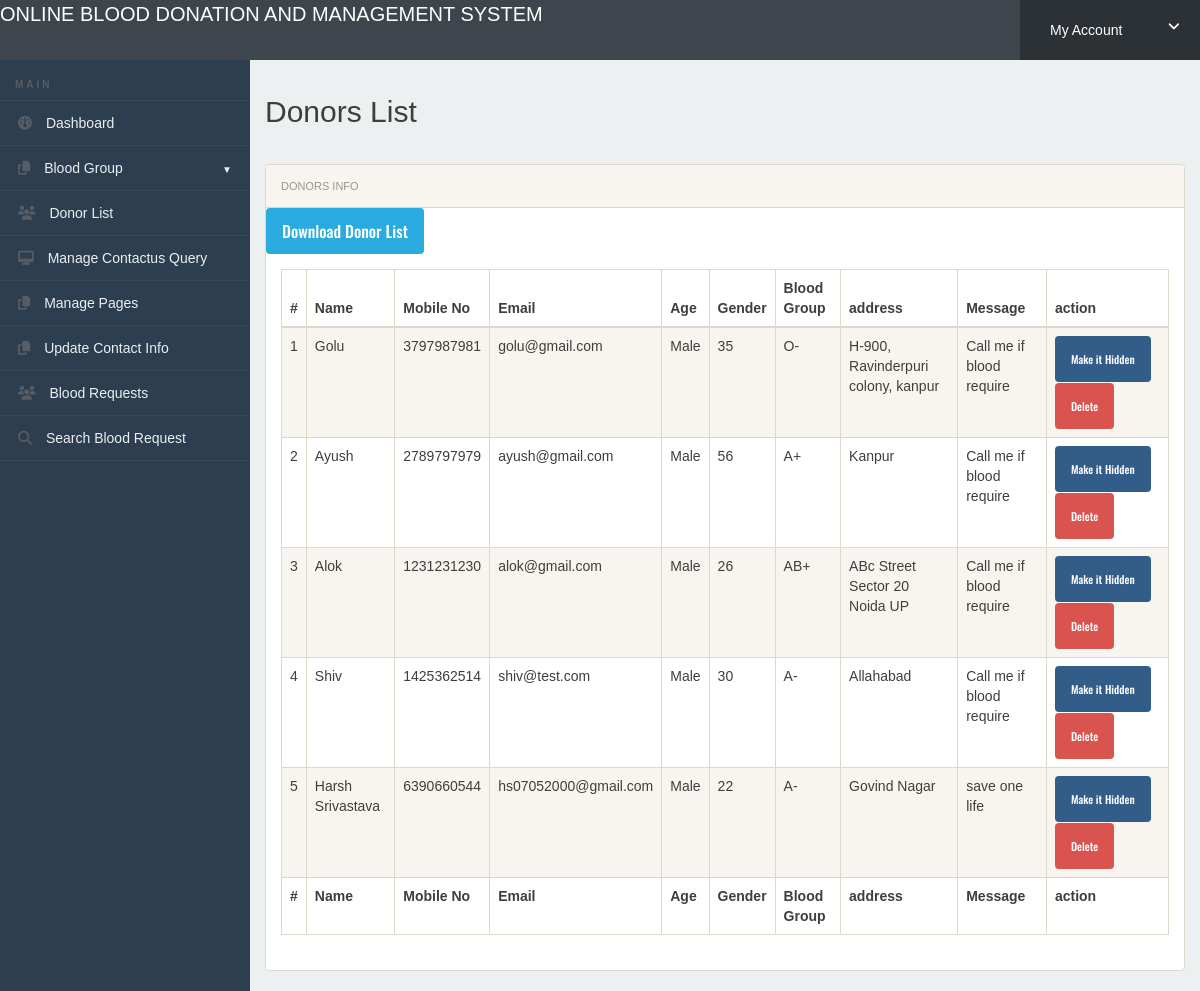
The page /admin/donor-list.php (signed in) on the database its author committed.
### tables this page shows
CREATE TABLE `tblblooddonars` (
  `id` int(11) NOT NULL,
  `FullName` varchar(100) DEFAULT NULL,
  `MobileNumber` char(11) DEFAULT NULL,
  `EmailId` varchar(100) DEFAULT NULL,
  `Gender` varchar(20) DEFAULT NULL,
  `Age` int(11) DEFAULT NULL,
  `BloodGroup` varchar(20) DEFAULT NULL,
  `Address` varchar(255) DEFAULT NULL,
  `Message` mediumtext DEFAULT NULL,
  `PostingDate` timestamp NOT NULL DEFAULT current_timestamp(),
  `status` int(1) DEFAULT NULL,
  `Password` varchar(250) DEFAULT NULL
);

### admin/donor-list.php (the view, shortened to what this page needs)
<?php
include('includes/config.php');
if (strlen($_SESSION['alogin']) == 0) {
	header('location:index.php');
} else {
?>
	<!doctype html>
	<html lang="en" class="no-js">
	<head>
		<link rel="stylesheet" href="css/font-awesome.min.css">
		<link rel="stylesheet" href="css/bootstrap.min.css">
		<link rel="stylesheet" href="css/dataTables.bootstrap.min.css">
		<link rel="stylesheet" href="css/bootstrap-social.css">
		<link rel="stylesheet" href="css/bootstrap-select.css">
		<link rel="stylesheet" href="css/fileinput.min.css">
		<link rel="stylesheet" href="css/awesome-bootstrap-checkbox.css">
		<link rel="stylesheet" href="css/style.css">
	</head>
	<body>
		<?php include('includes/header.php'); ?>
		<div class="ts-main-content">
			<?php include('includes/leftbar.php'); ?>
			<div class="content-wrapper">
				<div class="container-fluid">
					<div class="row">
						<div class="col-md-12">
							<h2 class="page-title">Donors List</h2>
							<div class="panel panel-default">
								<div class="panel-heading">Donors Info</div>
								<a href="download-records.php" style="font-size:16px;" class="btn btn-info">Download Donor List</a>
								<div class="panel-body">
									<table id="zctb" class="display table table-striped table-bordered table-hover" cellspacing="0" width="100%">
										<thead>
											<tr>
												<th>#</th>
												<th>Name</th>
												<th>Mobile No</th>
												<th>Email</th>
												<th>Age</th>
												<th>Gender</th>
												<th>Blood Group</th>
												<th>address</th>
												<th>Message </th>
												<th>action </th>
											</tr>
										</thead>
										<tfoot>
											<tr>
												<th>#</th>
												<th>Name</th>
												<th>Mobile No</th>
												<th>Email</th>
												<th>Age</th>
												<th>Gender</th>
												<th>Blood Group</th>
												<th>address</th>
												<th>Message </th>
												<th>action </th>
											</tr>
										</tfoot>
										<tbody>
											<?php $sql = "SELECT * from  tblblooddonars ";
											$query = $dbh->prepare($sql);
											$query->execute();
											$results = $query->fetchAll(PDO::FETCH_OBJ);
											$cnt = 1;
											if ($query->rowCount() > 0) {
												foreach ($results as $result) {				?>
													<tr>
														<td><?php echo htmlentities($cnt); ?></td>
														<td><?php echo htmlentities($result->FullName); ?></td>
														<td><?php echo htmlentities($result->MobileNumber); ?></td>
														<td><?php echo htmlentities($result->EmailId); ?></td>
														<td><?php echo htmlentities($result->Gender); ?></td>
														<td><?php echo htmlentities($result->Age); ?></td>
														<td><?php echo htmlentities($result->BloodGroup); ?></td>
														<td><?php echo htmlentities($result->Address); ?></td>
														<td><?php echo htmlentities($result->Message); ?></td>
														<td>
															<?php if ($result->status == 1) { ?>
																<a href="donor-list.php?hidden=<?php echo htmlentities($result->id); ?>" onclick="return confirm('Do you really want to hiidden this detail')" class="btn btn-primary"> Make it Hidden</a>
															<?php } else { ?>
																<a href="donor-list.php?public=<?php echo htmlentities($result->id); ?>" onclick="return confirm('Do you really want to Public this detail')" class="btn btn-primary"> Make it Public</a>
															<?php } ?>
															<a href="donor-list.php?del=<?php echo htmlentities($result->id); ?>" onclick="return confirm('Do you really want to delete this record')" class="btn btn-danger" style="margin-top:1%;"> Delete</a>
														</td>
													</tr>
											<?php $cnt = $cnt + 1;
												}
											} ?>
										</tbody>
									</table>
								</div>
							</div>
						</div>
					</div>
				</div>
			</div>
		</div>
	</body>
	</html>
<?php } ?>

### admin/css/style.css (style rules this page uses)
html { font-size: 14px; }
@media only screen and (min-width: 480px) { html { font-size: 17px; } }
@media only screen and (min-width: 768px) { html { font-size: 14px; } }
body { font-size: 1em; }
a { color: #37a6c4; }
.btn { font-family: 'Oswald', sans-serif; }
.panel { overflow: hidden; }
.btn { text-transform: none; }
.page-title { padding-bottom: 15px; margin-bottom: 20px; border-bottom: 1px solid #f0f0f0; }
.ts-main-content .content-wrapper { padding-top: 15px; margin-top: 60px; }
@media only screen and (min-width: 992px) { .ts-main-content .content-wrapper { margin-left: 250px; } }

### admin/includes/leftbar.php (style rules this page uses)
body { margin: 0; font-family: Arial, sans-serif; background: #ecf0f1; }

### rows shown on the page
tblblooddonars: FullName "Golu", MobileNumber "3797987981", EmailId "golu@gmail.com", Gender "Male", Age "35", BloodGroup "O-", Address "H-900, Ravinderpuri colony, kanpur", Message "Call me if blood require"
tblblooddonars: FullName "Ayush", MobileNumber "2789797979", EmailId "ayush@gmail.com", Gender "Male", Age "56", BloodGroup "A+", Address "Kanpur", Message "Call me if blood require"
tblblooddonars: FullName "Alok", MobileNumber "1231231230", EmailId "alok@gmail.com", Gender "Male", Age "26", BloodGroup "AB+", Address "ABc Street Sector 20 Noida UP", Message "Call me if blood require"
tblblooddonars: FullName "Shiv", MobileNumber "1425362514", EmailId "shiv@test.com", Gender "Male", Age "30", BloodGroup "A-", Address "Allahabad", Message "Call me if blood require"
tblblooddonars: FullName "Harsh Srivastava", MobileNumber "6390660544", EmailId "hs07052000@gmail.com", Gender "Male", Age "22", BloodGroup "A-", Address "Govind Nagar", Message "save one life"
